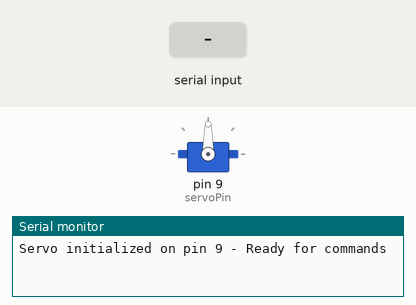
A sketch run on a simulated Arduino Uno, built with avr-gcc and run on an emulated ATmega328P. On the bench: servo, the last lines printed to the serial monitor. Inputs (shaded band) come from the test bench.

Above: at 1.2 s.
1.3 s: "30,150\n" received over Serial
At 1.6 s:
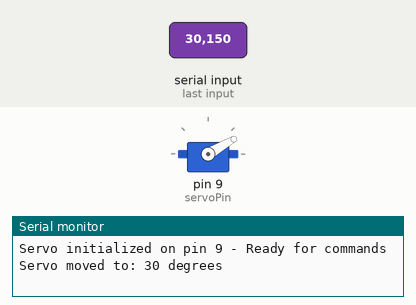
2.8 s: "5\n" received over Serial
At 3.8 s:
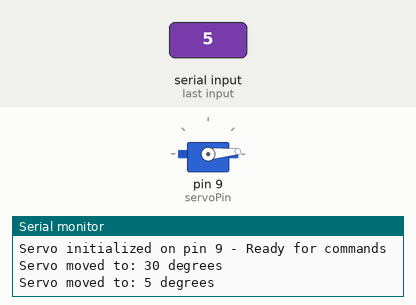
4.3 s: "200\n" received over Serial
At 5.0 s:
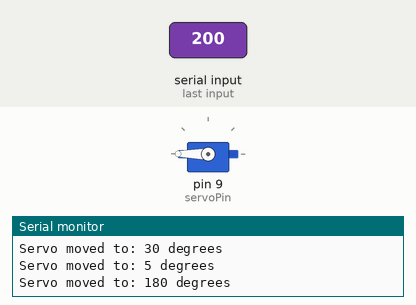
5.8 s: "90,45\n" received over Serial
At 6.2 s:
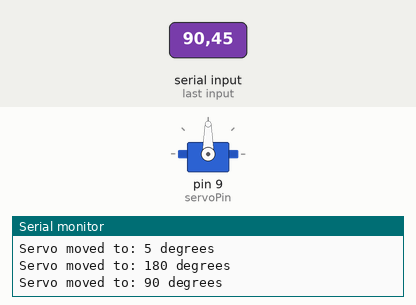
Timing chart, 0 to 8.3 s (numbered marks = the images above; inputs shaded):
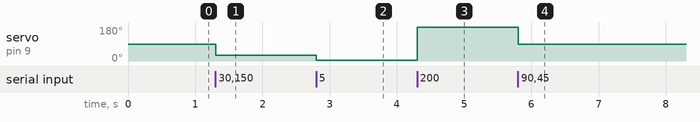

Measured:
- after the input at 1.3 s, servo on pin 9 (servoPin): 90° → 30° at once
- after the input at 2.8 s, servo on pin 9 (servoPin): 30° → 5° at once
- after the input at 4.3 s, servo on pin 9 (servoPin): 5° → 180° at once
- after the input at 5.8 s, servo on pin 9 (servoPin): 180° → 90° at once

The sketch:

ArduinoMG90stest.ino
```cpp
#include <Servo.h>

// Create servo object
Servo myServo;

// Pin where servo is connected
const int servoPin = 9;

int currentAngle = 90;  // Start at center position

void setup() {
  // Initialize serial communication
  Serial.begin(9600);

  // Attach the servo to pin 9
  myServo.attach(servoPin);

  // Move to starting position
  myServo.write(currentAngle);
  Serial.println("Servo initialized on pin 9 - Ready for commands");
}

void loop() {
  // Listen for serial commands
  if (Serial.available() > 0) {
    String input = Serial.readStringUntil('\n');
    int angle = input.toInt();

    // Constrain angle between 0 and 180 degrees
    angle = constrain(angle, 0, 180);
    currentAngle = angle;

    // Move servo to the specified angle
    myServo.write(angle);

    // Send confirmation
    Serial.print("Servo moved to: ");
    Serial.print(angle);
    Serial.println(" degrees");
  }
}
```
